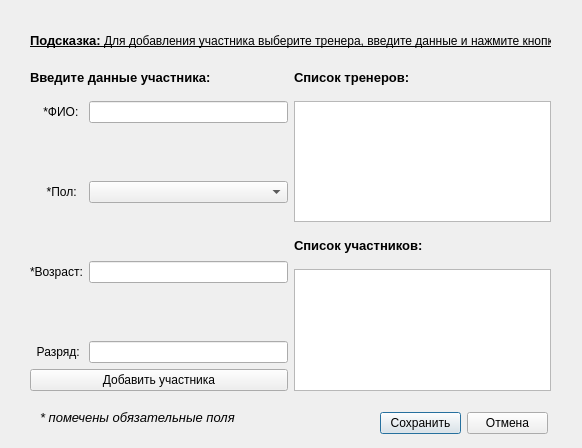
<?xml version="1.0" encoding="UTF-8"?>
<ui version="4.0">
 <class>xxxAddUch</class>
 <widget class="QDialog" name="xxxAddUch">
  <property name="geometry">
   <rect>
    <x>0</x>
    <y>0</y>
    <width>582</width>
    <height>448</height>
   </rect>
  </property>
  <property name="windowTitle">
   <string>Dialog</string>
  </property>
  <widget class="QWidget" name="layoutWidget">
   <property name="geometry">
    <rect>
     <x>380</x>
     <y>410</y>
     <width>168</width>
     <height>26</height>
    </rect>
   </property>
   <layout class="QHBoxLayout" name="horizontalLayout">
    <item>
     <widget class="QPushButton" name="Save">
      <property name="text">
       <string>Сохранить</string>
      </property>
     </widget>
    </item>
    <item>
     <widget class="QPushButton" name="Cancel">
      <property name="text">
       <string>Отмена</string>
      </property>
     </widget>
    </item>
   </layout>
  </widget>
  <widget class="QLabel" name="label_5">
   <property name="geometry">
    <rect>
     <x>30</x>
     <y>20</y>
     <width>521</width>
     <height>41</height>
    </rect>
   </property>
   <property name="text">
    <string>&lt;html&gt;&lt;head/&gt;&lt;body&gt;&lt;p&gt;&lt;span style=&quot; font-size:10pt; font-weight:700; text-decoration: underline;&quot;&gt;Подсказка:&lt;/span&gt;&lt;span style=&quot; text-decoration: underline;&quot;&gt; Для добавления участника выберите тренера, введите данные и нажмите кнопку&lt;/span&gt;&lt;/p&gt;&lt;/body&gt;&lt;/html&gt;</string>
   </property>
  </widget>
  <widget class="QWidget" name="layoutWidget">
   <property name="geometry">
    <rect>
     <x>30</x>
     <y>60</y>
     <width>521</width>
     <height>331</height>
    </rect>
   </property>
   <layout class="QHBoxLayout" name="horizontalLayout_2">
    <item>
     <layout class="QVBoxLayout" name="verticalLayout_3">
      <item>
       <widget class="QLabel" name="label_8">
        <property name="minimumSize">
         <size>
          <width>0</width>
          <height>35</height>
         </size>
        </property>
        <property name="text">
         <string>&lt;html&gt;&lt;head/&gt;&lt;body&gt;&lt;p&gt;&lt;span style=&quot; font-size:10pt; font-weight:700;&quot;&gt;Введите данные участника:&lt;/span&gt;&lt;/p&gt;&lt;/body&gt;&lt;/html&gt;</string>
        </property>
       </widget>
      </item>
      <item>
       <layout class="QVBoxLayout" name="verticalLayout_2">
        <item>
         <layout class="QFormLayout" name="formLayout">
          <item row="0" column="0">
           <widget class="QLabel" name="label_3">
            <property name="text">
             <string>    *ФИО:</string>
            </property>
           </widget>
          </item>
          <item row="0" column="1">
           <widget class="QLineEdit" name="lineEdit"/>
          </item>
          <item row="1" column="1">
           <spacer name="verticalSpacer_2">
            <property name="orientation">
             <enum>Qt::Vertical</enum>
            </property>
            <property name="sizeHint" stdset="0">
             <size>
              <width>20</width>
              <height>40</height>
             </size>
            </property>
           </spacer>
          </item>
          <item row="2" column="0">
           <widget class="QLabel" name="label_2">
            <property name="text">
             <string>     *Пол:</string>
            </property>
           </widget>
          </item>
          <item row="3" column="1">
           <spacer name="verticalSpacer">
            <property name="orientation">
             <enum>Qt::Vertical</enum>
            </property>
            <property name="sizeHint" stdset="0">
             <size>
              <width>20</width>
              <height>40</height>
             </size>
            </property>
           </spacer>
          </item>
          <item row="4" column="0">
           <widget class="QLabel" name="label_4">
            <property name="text">
             <string>*Возраст:</string>
            </property>
           </widget>
          </item>
          <item row="4" column="1">
           <widget class="QLineEdit" name="lineEdit_3"/>
          </item>
          <item row="5" column="1">
           <spacer name="verticalSpacer_3">
            <property name="orientation">
             <enum>Qt::Vertical</enum>
            </property>
            <property name="sizeHint" stdset="0">
             <size>
              <width>20</width>
              <height>40</height>
             </size>
            </property>
           </spacer>
          </item>
          <item row="6" column="0">
           <widget class="QLabel" name="label">
            <property name="text">
             <string>  Разряд:</string>
            </property>
           </widget>
          </item>
          <item row="6" column="1">
           <widget class="QLineEdit" name="lineEdit_4"/>
          </item>
          <item row="2" column="1">
           <widget class="QComboBox" name="comboBox">
            <item>
             <property name="text">
              <string/>
             </property>
            </item>
            <item>
             <property name="text">
              <string>М</string>
             </property>
            </item>
            <item>
             <property name="text">
              <string>Ж</string>
             </property>
            </item>
           </widget>
          </item>
         </layout>
        </item>
        <item>
         <widget class="QPushButton" name="AddUch">
          <property name="text">
           <string>Добавить участника</string>
          </property>
         </widget>
        </item>
       </layout>
      </item>
     </layout>
    </item>
    <item>
     <layout class="QVBoxLayout" name="verticalLayout">
      <item>
       <widget class="QLabel" name="label_6">
        <property name="minimumSize">
         <size>
          <width>0</width>
          <height>35</height>
         </size>
        </property>
        <property name="text">
         <string>&lt;html&gt;&lt;head/&gt;&lt;body&gt;&lt;p&gt;&lt;span style=&quot; font-size:10pt; font-weight:700;&quot;&gt;Список тренеров:&lt;/span&gt;&lt;/p&gt;&lt;/body&gt;&lt;/html&gt;</string>
        </property>
       </widget>
      </item>
      <item>
       <widget class="QTableView" name="tableView"/>
      </item>
      <item>
       <widget class="QLabel" name="label_7">
        <property name="minimumSize">
         <size>
          <width>0</width>
          <height>35</height>
         </size>
        </property>
        <property name="text">
         <string>&lt;html&gt;&lt;head/&gt;&lt;body&gt;&lt;p&gt;&lt;span style=&quot; font-size:10pt; font-weight:700;&quot;&gt;Список участников:&lt;/span&gt;&lt;/p&gt;&lt;/body&gt;&lt;/html&gt;</string>
        </property>
       </widget>
      </item>
      <item>
       <widget class="QTableView" name="tableView_2"/>
      </item>
     </layout>
    </item>
   </layout>
  </widget>
  <widget class="QLabel" name="label_9">
   <property name="geometry">
    <rect>
     <x>40</x>
     <y>410</y>
     <width>201</width>
     <height>16</height>
    </rect>
   </property>
   <property name="text">
    <string>&lt;html&gt;&lt;head/&gt;&lt;body&gt;&lt;p&gt;&lt;span style=&quot; font-size:10pt; font-style:italic;&quot;&gt;* помечены обязательные поля&lt;/span&gt;&lt;/p&gt;&lt;/body&gt;&lt;/html&gt;</string>
   </property>
  </widget>
 </widget>
 <resources/>
 <connections/>
</ui>
